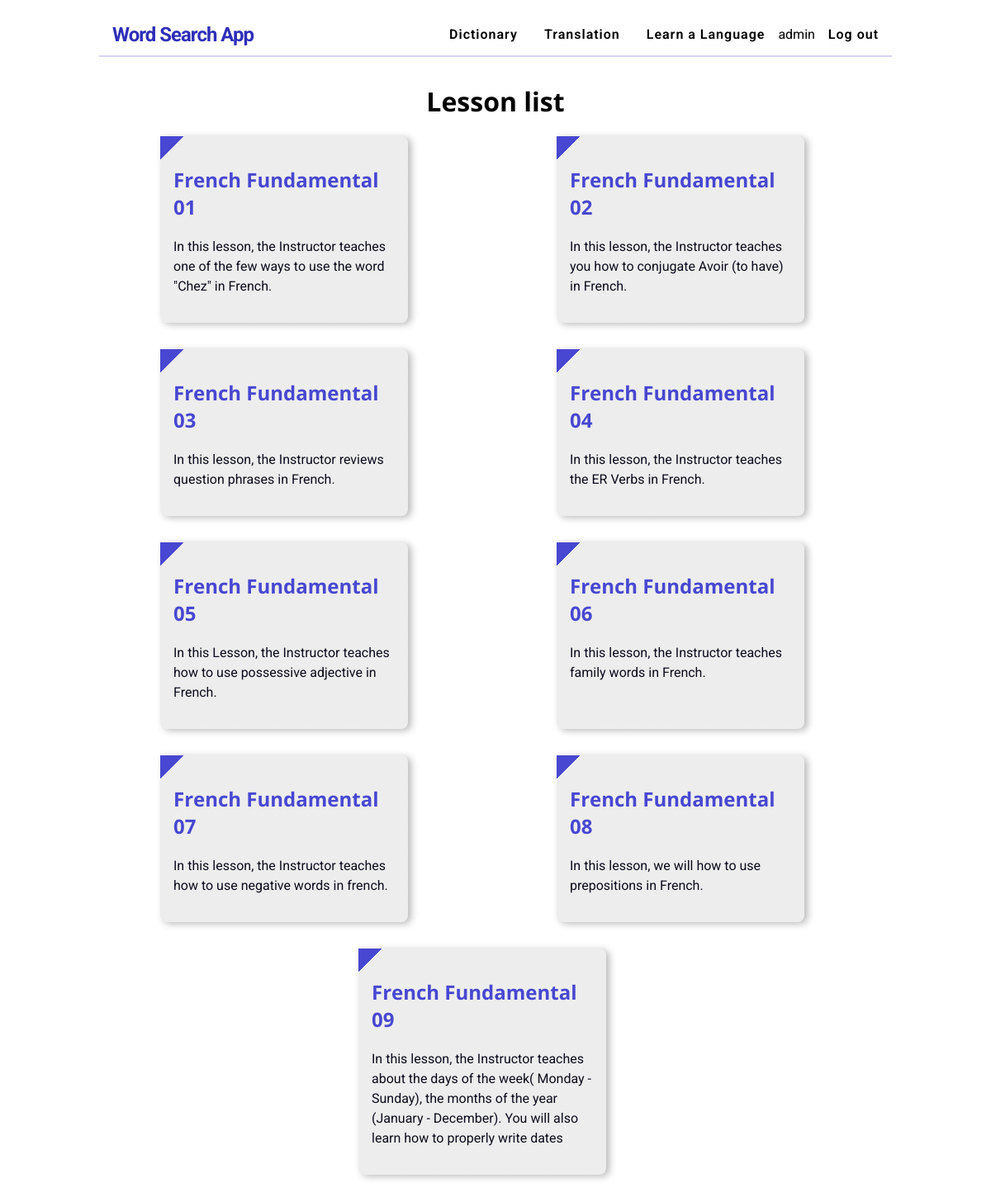
Screenshot of /curriculum/2/french_fundamental/ (signed in) with the database file from the repository.
### curriculum/models.py (models this page shows, shortened)
class Lesson(models.Model):
    lesson_id = models.CharField(max_length=100, unique=True)
    Standard = models.ForeignKey(Standard, on_delete=models.CASCADE)
    created_by = models.ForeignKey(User,on_delete=models.CASCADE)
    created_at = models.DateTimeField(auto_now_add=True)
    subject = models.ForeignKey(Subject, on_delete=models.CASCADE,related_name='lessons')
    name = models.CharField(max_length=250)
    position = models.PositiveSmallIntegerField(verbose_name="Chapter no.")
    slug = models.SlugField(null=True, blank=True)
    video = models.CharField(max_length=500, blank=True)
    description = models.TextField(max_length=500,blank=True)
    file_object = open("Curriculum_model_log.txt", 'a+')
    logger.log(file_object, 'Created lesson table ', 'Info')
    class Meta:
        ordering = ['position']

### curriculum/views.py (the view)
# urls.py: path('<str:standard>/<slug:slug>/', views.LessonListView.as_view(), name='lesson_list'),
class LessonListView(DetailView):
    context_object_name = 'subjects'
    file_object = open("Curriculum_log.txt", 'a+')
    logger.log(file_object, 'Shows the name of the lessons of particuluar subject ', 'Info')
    model = Subject
    template_name = 'curriculum/lesson_list_view.html'
    file_object.close()

### curriculum/templates/curriculum/lesson_list_view.html
{% extends 'Login/base.html' %}
{% load static %}
{% block content %}
  <main class="lesson-list">
    <h1>Lesson list</h1>
    <div class="lesson-list__container">
      {% for lesson in subjects.lessons.all %}
        <div class="lesson-list__block">
          <a href ="{% url 'curriculum:lesson_detail' slug=lesson.slug subject=subjects.slug standard=lesson.Standard.slug %}">
          <h2>
              {{lesson.name}}
          </h2>
          <p>{{lesson.description}}</p>
        </a>
        </div>
      {% endfor %}
    </div>
  </main>
{% endblock%}

### Login/Templates/Login/base.html (shortened to what this page needs)
{% load static %}
<!DOCTYPE html>
<html>
  <head>
    <link rel="stylesheet" href="{% static 'Login/css/master.css' %}">
  </head>
 <body>
    <header>
      <div class="logo">
        <a href="{% url 'Login:homepage' %}">Word Search App</a>
      </div>
      <nav>
        <ul class="nav__list">
          {% if user.is_authenticated %}
            <li class="nav__link"><a href="{% url 'Dictionary:index' %}">Dictionary</a></li>
            <li class="nav__link"><a href="{% url 'Translate:index' %}">Translation</a></li>
            <li class="nav__link"><a href="{% url 'curriculum:standard_list' %}">Learn a Language</a></li>
            <li  class="mr-5 text-light"> {{user.username}}</li>
            <li class="nav__link"><a href="{% url 'Login:logout' %}">Log out</a></li>
          {% endif %}
        </ul>
      </nav>
    </header>
    {% block content %}
    {% endblock %}
  </body>
</html>

### Login/static/Login/css/master.css (style rules this page uses)
* { box-sizing: border-box; }
html { scroll-behavior: smooth; }
body { margin: 0; font-family: "Roboto", sans-serif; font-weight: 400; }
h1, h2 { font-family: "Open Sans", sans-serif; }
a { color: inherit; display: inline-block; text-decoration: none; }
ul { list-style: none; display: flex; padding-left: 0; }
li + li { padding-left: 1rem; }
header { width: 80%; margin: 1rem auto 0; display: flex; justify-content: space-between; align-items: center; border-bottom: solid 2px rgba(46, 46, 184, 0.2); padding: 0 1rem; }
.logo a { color: #2e2eb8; font-size: 1.5rem; font-weight: bold; text-decoration: none; letter-spacing: -1px; transition: all 0.3s linear; }
.nav__link + .nav__link { margin-left: 1rem; }
.nav__link { font-weight: 550; letter-spacing: 1px; }
.standard-list, .lesson-list, .subject-list { text-align: center; width: 80%; margin: 2rem auto; }
.standard-list__container, .lesson-list__container, .subject-list__container { text-align: left; display: flex; flex-wrap: wrap; }
.standard-list__block, .lesson-list__block, .subject-list__block { max-width: 300px; background-color: rgba(26, 26, 26, 0.08); background: linear-gradient(135deg, #4747d1 0px, #4747d1 20px, rgba(26, 26, 26, 0.08) 20px); margin: 0 2rem 2rem 0; padding: 1rem; border-radius: 0 0.5rem 0.5rem; box-shadow: 4px 2px 8px rgba(26, 26, 26, 0.3); transition: 0.3s linear all; }
.standard-list__block a, .lesson-list__block a, .subject-list__block a { text-decoration: none; }
.standard-list__block h2, .lesson-list__block h2, .subject-list__block h2 { color: #4747d1; }
.standard-list__block p, .lesson-list__block p, .subject-list__block p { line-height: 1.5; color: #0c0c1d; }
.lesson-list__container { justify-content: space-around; }

### rows the page displays
Lesson: name "French Fundamental 01", description "In this lesson, the Instructor teaches one of the few ways to use the word \"Chez\" in French."
Lesson: name "French Fundamental 02", description "In this lesson, the Instructor teaches you how to conjugate Avoir (to have) in French."
Lesson: name "French Fundamental 03", description "In this lesson, the Instructor reviews question phrases in French."
Lesson: name "French Fundamental 04", description "In this lesson, the Instructor teaches the ER Verbs in French."
Lesson: name "French Fundamental 05", description "In this Lesson, the Instructor teaches how to use possessive adjective in French."
Lesson: name "French Fundamental 06", description "In this lesson, the Instructor teaches family words in French."
Lesson: name "French Fundamental 07", description "In this lesson, the Instructor teaches how to use negative words in french."
Lesson: name "French Fundamental 08", description "In this lesson, we will how to use prepositions in French."
Lesson: name "French Fundamental 09", description "In this lesson, the Instructor teaches about the days of the week( Monday - Sunday), the months of the year (January - December). You will also learn how to properly write dates"

### other values shown
{{ user.username }} "admin"
